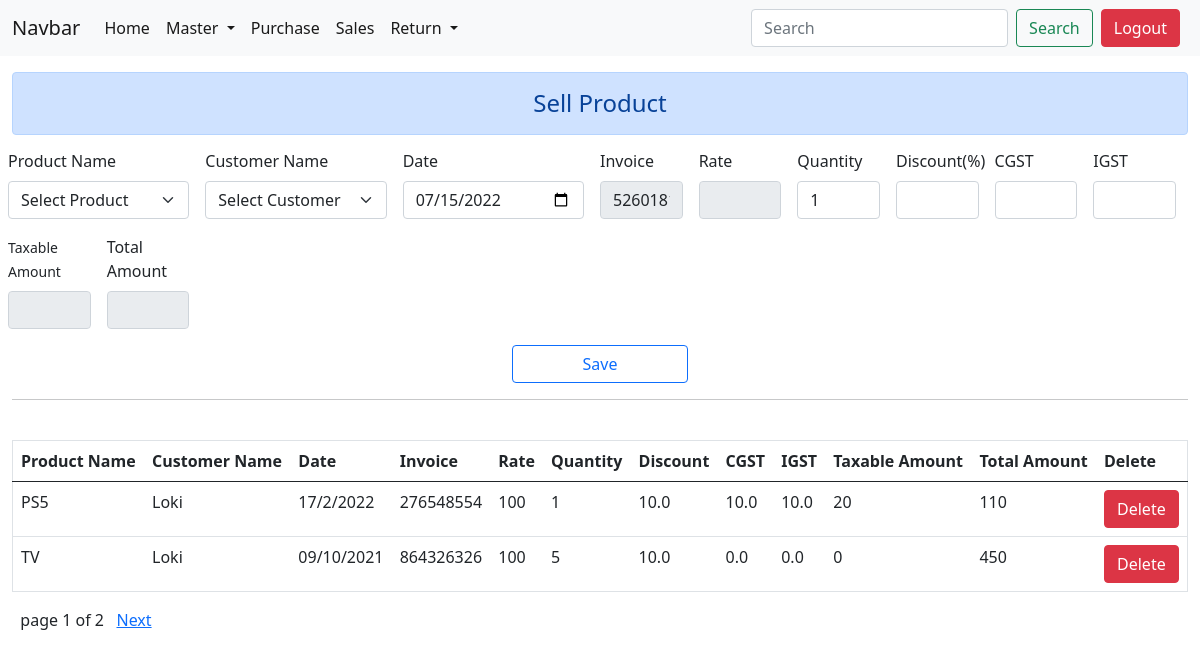
/newsale/ (signed in), run on the app's committed database.
### inventoryApp/models.py (models this page shows, shortened)
class sellModel(models.Model):
    stockId = models.ForeignKey(stockModel,on_delete=models.CASCADE)
    customerId = models.ForeignKey(customerModel,on_delete=models.CASCADE)
    sellDate = models.DateTimeField()
    invoice = models.CharField(max_length=100)
    rate = models.IntegerField()
    quantity = models.IntegerField()
    discount = models.FloatField()
    CGST = models.FloatField()
    IGST = models.FloatField()
    taxableAmount = models.IntegerField()
    totalAmount = models.BigIntegerField()

class stockModel(models.Model):
    purchaseId = models.ForeignKey(purchaseModel,on_delete=models.CASCADE)
    date = models.DateTimeField()
    quantity = models.IntegerField()

class purchaseModel(models.Model):
    productId = models.ForeignKey(productModel, on_delete=models.CASCADE)
    customerId = models.ForeignKey(customerModel, on_delete=models.CASCADE)
    purchaseDate = models.DateTimeField(default=datetime.datetime.today(),blank=True,null=True)
    invoice = models.CharField(max_length=100)
    rate = models.IntegerField()
    quantity = models.BigIntegerField()
    discount = models.IntegerField(blank=True,null=True)
    CGST = models.IntegerField(blank=True,null=True)
    IGST = models.IntegerField(blank=True,null=True)
    taxableAmount = models.IntegerField(default=0,blank=True,null=True)
    totalAmount = models.BigIntegerField()

class productModel(models.Model):
    profileName = models.ForeignKey(registerModel,on_delete=models.CASCADE)
    productName = models.CharField(max_length=100)
    rate = models.IntegerField(default=0)
    discount = models.IntegerField(default=0,blank=True, null=True)
    CGST = models.IntegerField(default=0,blank=True, null=True)
    SGST = models.IntegerField(default=0,blank=True, null=True)
    IGST = models.IntegerField(default=0,blank=True, null=True)
    productDescription = models.CharField(max_length=900,blank=True,null=True)

class customerModel(models.Model):
    profileName = models.ForeignKey(registerModel, on_delete=models.CASCADE)
    customerName = models.CharField(max_length=100)
    address = models.CharField(max_length=100,blank=True,null=True)
    mobileNumber = models.IntegerField(blank=True, null=True)
    GSTno = models.CharField(max_length=50,blank=True,null=True)

### inventoryApp/templatetags/getName.py (called while the page is built)
@register.filter(name="getSaleDetails")
def getSaleDetails(value):
    value = value.id
    getData = productModel.objects.get(id=value)
    return getData.productName

@register.filter(name="getCustomerName")
def getCustomerName(value):
    value = value.id
    getData = customerModel.objects.get(id=value)
    return getData.customerName

### inventoryApp/views/saleDetail.py (called while the page is built, shortened)
def getpaginations(request,ModelName):
    paginator = Paginator(ModelName,2)
    pageNumber = request.GET.get('page')
    try:
        ModelName = paginator.get_page(pageNumber)
    except PageNotAnInteger:
        ModelName = paginator.page(1)
    except EmptyPage:
        ModelName = paginator.page(paginator.num_pages)
    return ModelName

def newSale(request):
    email = request.session.get('email')
    customerData = customerModel.objects.filter(profileName__email=email)
    productData = stockModel.objects.filter(purchaseId__productId__profileName__email=email)
    sellData = sellModel.objects.filter(customerId__profileName__email=email).order_by('-sellDate')
    not_unique=True
    invoiceNum=None
    while not_unique:
        list=[]
        for i in range(9):
            list.append(str(random.randint(0,9)))
        invoiceNum = ''.join(list)
        if not sellModel.objects.filter(invoice=invoiceNum):
            not_unique=False
    print(invoiceNum)
    sellData = getpaginations(request,sellData)
    data = {'productData':productData,'customerData':customerData,'sellData':sellData,'invoiceNum':invoiceNum}
    return render(request,'inventory/newsale.html',data)

### templates/inventory/newsale.html (shortened to what this page needs)
{% extends 'inventory/homebase.html'%}
{% load static %}
{% load getName %}
{% block bodyBlock %}
<div class="container-fluid">
  <div class="row justify-content-center">
    <div class="col-lg-12">
      <h4 class="text-center alert alert-primary mt-3">Sell Product</h4>
    </div>
  </div>
  <div class="row" style="margin-top: -34px;">
        <form class="row g-3 needs-validation" id="myForm" method="POST">
          <div class="col-md-2">
            <label class="form-label">Product Name</label>
            {% if sellDataById.stockId %}
              <select id="inputCustomerName" class="form-select" name="stockId" value="" onchange="getsalesdata()">
                <option value="{{sellDataById.stockId}}">{{sellDataById.stockId.purchaseId.productId|getSaleDetails}}</option>
                <optgroup label="----------"></optgroup>
              {% for productData in productData%}
                <option value="{{productData.id}}">{{productData.purchaseId.productId|getSaleDetails}}</option>
              {% endfor %}
              </select>
            {% else %}
              <select id="inputCustomerName" class="form-select" name="stockId" value="" onchange="getsalesdata()">
                <option value="noSelect" selected>Select Product </option>
             </select>
            {% endif %}
          </div>
          <div class="col-md-2">
            <label class="form-label">Customer Name</label>
              <select id="selectCustomerData" class="form-select" name="customerId" value="">
                {% if sellDataById.customerId %}
                  <option value="{{sellDataById.customerId}}" selected> {{sellDataById.customerId|getCustomerName}} </option>
                  <optgroup label="-------------"> </optgroup>
                  {% for customerData in customerData%}
                  <option value="{{customerData.id}}"> {{customerData.customerName}} </option>
                  {% endfor %}
                {% else %}
                  <option value="selectCustomerValue" selected>Select Customer </option>
                {% endif %}
             </select>
          </div>
          <div class="col-md-2">
            <label class="form-label">Date</label>
            {% if sellDataById.sellDate %}
            <input type="date" class="form-control" name="sellDate" id="" value="{{sellDataById.sellDate|date:'Y-m-d'}}">
            {% else %}
            <input type="date" class="form-control" name="sellDate" id="salesDate" value="">
            {% endif %}
          </div>
          <div class="col-md-1">
            <label class="form-label"> Invoice</label>
              <input type="text" class="form-control" name="invoice" id="invoice"  value="{{invoiceNum}}" readonly>
          </div>
          <div class="col-md-1">
            <label class="form-label">Rate</label>
            <input type="number" class="form-control" name="rate" id="rate" value="{{sellDataById.rate}}" required readonly>
          </div>
          <div class="col-md-1">
            <label class="form-label">Quantity</label>
            {% if sellDataById.quantity %}
            <input type="number" class="form-control" name="quantity" id="quantity" value="{{sellDataById.quantity}}" onkeyup="calculateTotal()" onclick="getAvailableQty()">
            {% else %}
            <input type="number" class="form-control" name="quantity" id="quantity" value="" onkeyup="calculateTotal()">
            {% endif %}
          </div>
          <div class="col-md-1">
            <label class="form-label">Discount(%)</label>
            <input type="number" class="form-control" name="discount" id="discount" value="{{sellDataById.discount}}" onkeyup="calculateTotal()">
          </div>
          <div class="col-md-1">
            <label class="form-label">CGST</label>
            <input type="number" class="form-control" name="CGST" id="CGST" value="{{sellDataById.CGST}}" onkeyup="calculateTotal()">
          </div>
          <div class="col-md-1">
            <label class="form-label">IGST</label>
            <input type="number" class="form-control" name="IGST" id="IGST" value="{{sellDataById.IGST}}" onkeyup="calculateTotal()">
          </div>
          <div class="col-md-1">
            <label class="form-label"><small>Taxable Amount</small></label>
            <input type="number" class="form-control" name="taxableAmount" id="taxableAmount" value="{{sellDataById.taxableAmount}}" readonly>
          </div>
          <div class="col-md-1">
            <label class="form-label">Total Amount</label>
            <input type="number" class="form-control" name="totalAmount" id="totalAmount" value="{{sellDataById.totalAmount}}" readonly required>
          </div>
      </form>
      <div class="d-grid gap-2 col-2 mx-auto mt-3">
        {% if sellDataById %}
        <button type="submit" id="submitval" onclick="formsubmit()" class="btn  btn-outline-primary ">Update</button>
        {% else %}
        <button type="submit" id="submitval" onclick="formsubmit()" class="btn  btn-outline-primary ">Save</button>
        {% endif %}
      </div>
  </div>
<hr>
        <div class="col-lg-12">
          <table class="table border">
            <thead>
              <tr>
                 <th scope="col">Product Name</th>
                 <th scope="col">Customer Name</th>
                 <th scope="col">Date</th>
                 <th scope="col">Invoice</th>
                 <th scope="col">Rate</th>
                 <th scope="col">Quantity</th>
                 <th scope="col">Discount</th>
                 <th scope="col">CGST</th>
                 <th scope="col">IGST</th>
                 <th scope="col">Taxable Amount</th>
                 <th scope="col">Total Amount</th>
                 <th scope="col">Delete</th>
              </tr>
            </thead>
            <tbody>
            {% for sellData in sellData%}
              <tr>
                <td>{{sellData.stockId.purchaseId.productId|getSaleDetails}}</td>
                <td>{{sellData.customerId|getCustomerName}}</td>
                <td>{{sellData.sellDate|date:'d/n/Y'}}</td>
                <td>{{sellData.invoice}}</td>
                <td>{{sellData.rate}}</td>
                <td>{{sellData.quantity}}</td>
                <td>{{sellData.discount}}</td>
                <td>{{sellData.CGST}}</td>
                <td>{{sellData.IGST}}</td>
                <td>{{sellData.taxableAmount}}</td>
                <td>{{sellData.totalAmount}}</td>
                <td scope="col"><button class="btn btn-danger" data-bs-toggle="modal" data-bs-target="#staticBackdrop-{{sellData.id}}"> Delete </button></td>
              </tr>
            {% endfor %}
            </tbody>
          </table>
          {%include 'inventory/paginator.html' with page=sellData %}
        </div>
</div>
{% endblock %}

### static/css/maincss.css (style rules this page uses)
input[type=number] { -moz-appearance: textfield; }

### data on the page
sellModel: stockId.purchaseId.productId|getSaleDetails "PS5", customerId|getCustomerName "Loki", sellDate "17/2/2022", invoice "276548554", rate "100", quantity "1", discount "10.0", CGST "10.0", IGST "10.0", taxableAmount "20", totalAmount "110"
sellModel: stockId.purchaseId.productId|getSaleDetails "TV", customerId|getCustomerName "Loki", sellDate "09/10/2021", invoice "864326326", rate "100", quantity "5", discount "10.0", CGST "0.0", IGST "0.0", taxableAmount "0", totalAmount "450"

### other printed values
{{ page.number }} "1"
{{ page.paginator.num_pages }} "2"
